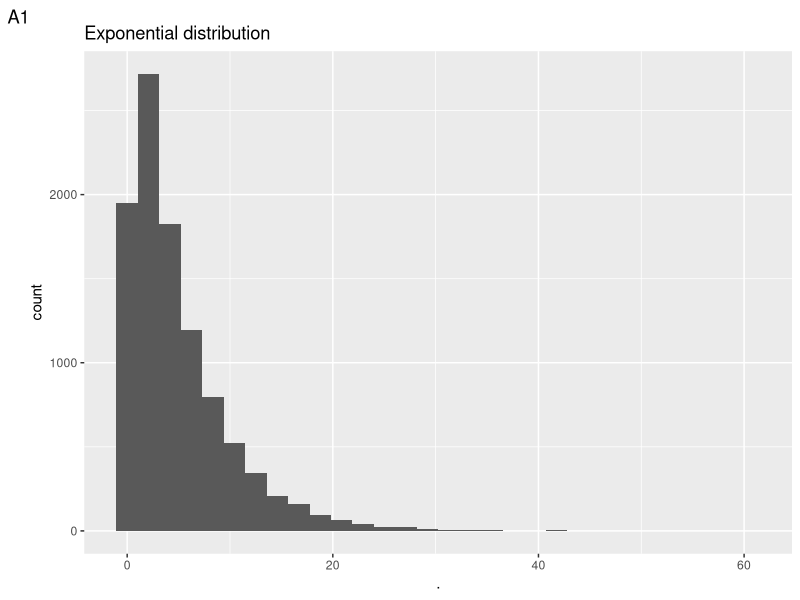
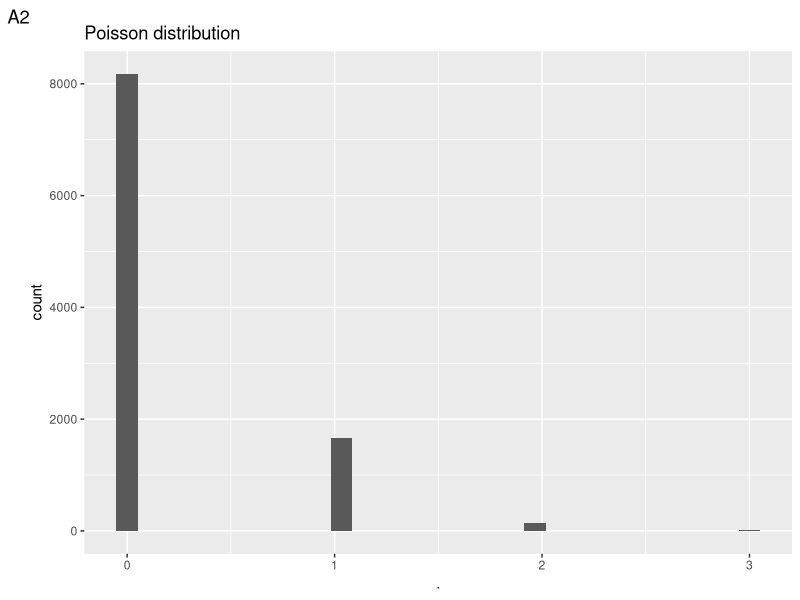
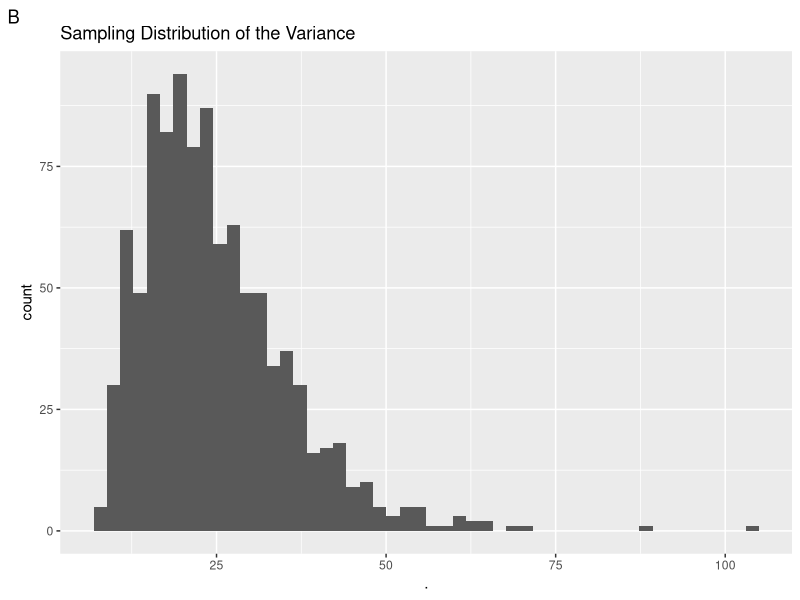
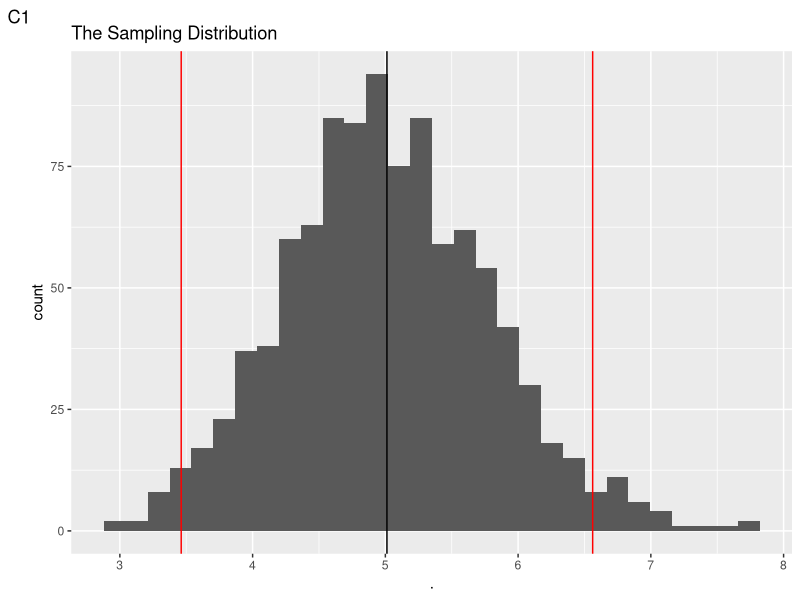
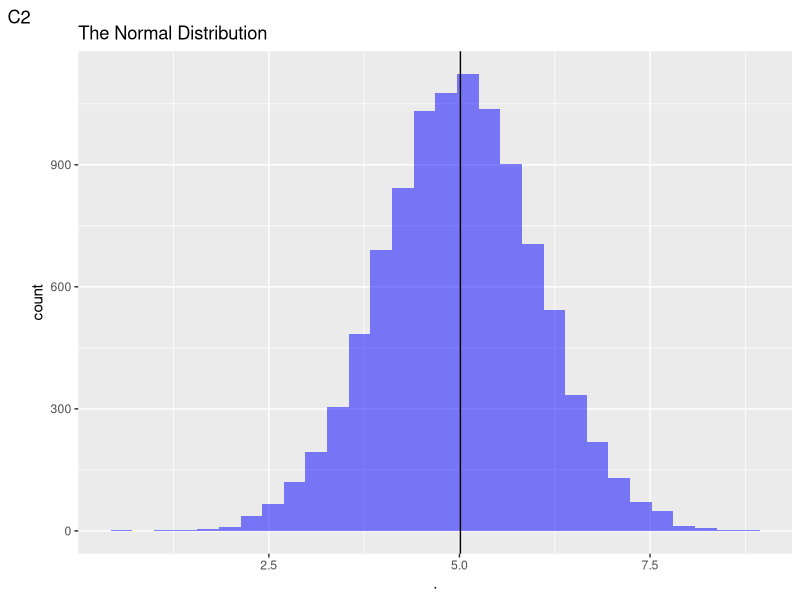
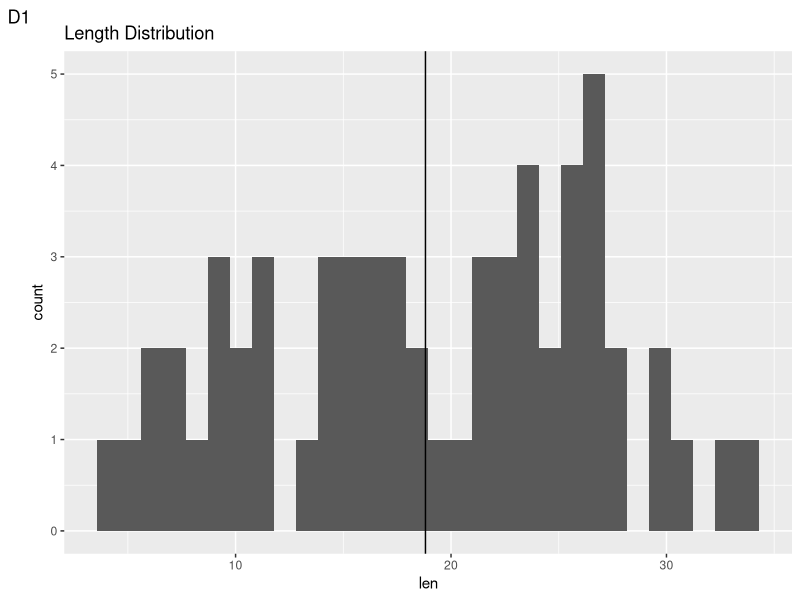
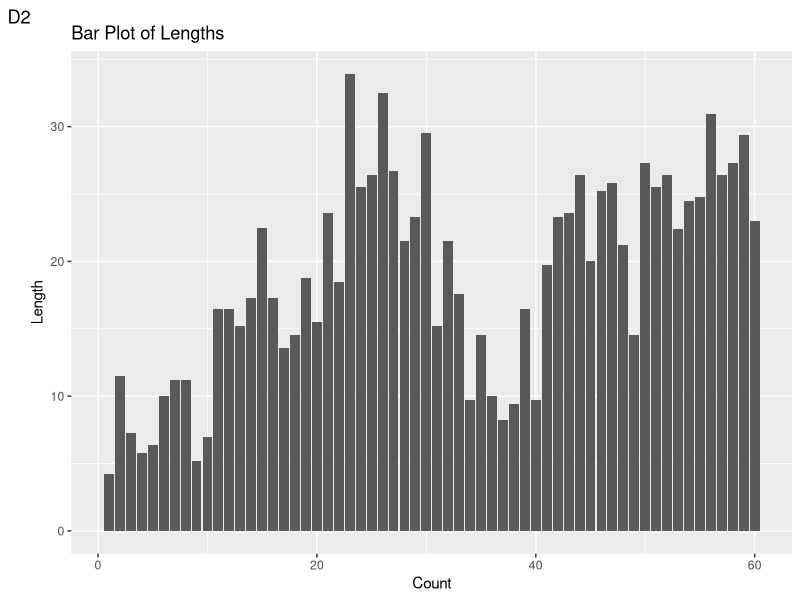
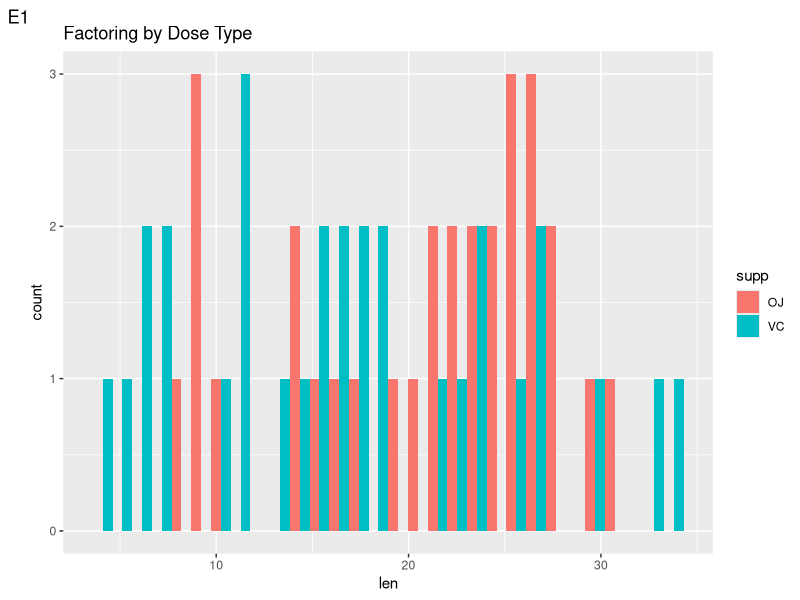

Write R code to recreate these figures, in order.
## ---- chunk 1
library(datasets)
library(dplyr)
library(magrittr)
library(ggplot2)

## ---- chunk 2
N = 10000
lambda = 0.2

rexp(N, lambda) %>% as.data.frame %>%
  ggplot(aes(.)) +
  geom_histogram() +
  labs(title = "Exponential distribution", tag = "A1")

rpois(N, lambda) %>% as.data.frame %>%
  ggplot(aes(.)) +
  geom_histogram() +
  labs(title = "Poisson distribution", tag = "A2")
## ---- chunk 3
set.seed(123)
lambda = 0.2

sample_of_means = replicate(1000, rexp(n = 40, lambda) %>% mean) %>%
                    as.data.frame
emp_mean = mean(sample_of_means$.)
emp_variance = var(sample_of_means$.)

## ---- chunk 4

replicate(1000, rexp(n = 40, lambda) %>% var) %>%
                    as.data.frame %>%
    ggplot(aes(.)) +
    geom_histogram(bins = 50) +
    labs(title = "Sampling Distribution of the Variance", tag = "B")

## ---- chunk 5
#Plotting
## Sample distribution
  ggplot(sample_of_means, aes(.)) +
    geom_histogram() +
    geom_vline(xintercept = emp_mean) +
    geom_vline(xintercept = emp_mean + c(2, -2) * sqrt(emp_variance), 
               col = "Red") +
    labs(title = "The Sampling Distribution", tag = "C1")
    

## Normal distribution
m = 10000  
rnorm(m, mean = 1/lambda, sd = 1) %>% as.data.frame %>%
  ggplot(aes(.)) +
  geom_histogram(fill = "Blue", alpha = 0.5) +
  geom_vline(xintercept = emp_mean) +
  labs(title = "The Normal Distribution", tag = "C2")
 
## ---- chunk 6
str(ToothGrowth)
table(ToothGrowth[, 2:3])
## ---- chunk 7
ggplot(ToothGrowth, aes(len)) +
  geom_histogram() +
  labs(title = "Length Distribution", tag = "D1") +
  geom_vline(xintercept = mean(ToothGrowth$len))

# Bar plot showing length pert tooth
ggplot(ToothGrowth, 
       aes(y = len, x = 1:nrow(ToothGrowth))
       ) +
  geom_bar(stat = "identity") +
  labs(title = "Bar Plot of Lengths", tag = "D2") +
  xlab("Count") +
  ylab("Length")


## ---- chunk 8
#Making dose a factor type variable
ToothGrowth = mutate(ToothGrowth, dose = as.factor(dose))

# Factoring by supp
  ggplot(ToothGrowth, aes(len, fill = supp)) +
    geom_histogram(position = "dodge") +
    labs(title = "Factoring by Dose Type", tag = "E1")

# Factoring by dose
  ggplot(ToothGrowth, aes(len, fill = dose)) +
    geom_histogram(position = "dodge") +
    labs(title = "Factoring by Dose Level", tag = "E2")

## ---- chunk 9
oj = filter(ToothGrowth, supp == "OJ") # Oeange juice group
vc = filter(ToothGrowth, supp == "VC") # Vitamin C group

# t.test returns a named list
## We can reference each of these elements
alt = "two.sided"
t_test =  t.test(vc$len, oj$len, paired = TRUE, var.equal = TRUE, 
                 conf.level = .95, alternative = alt
       )

## ---- chunk 10
# Visualizing
  p = rt(10000, df = t_test$parameter, ncp = t_test$estimate) %>% 
    as.data.frame %>%
  
    ggplot(aes(.)) +
      geom_histogram(bins = 50, alpha = 0.5, fill = "Brown") +
      geom_vline(xintercept = (t_test$estimate + t_test$statistic), 
                 col="Blue") +
      geom_vline(xintercept = t_test$conf.int[1], size = 2) +
      labs(title = "T-Distribution", tag = "F2")

# Add text
annotation <- data.frame(
   x = c(-7.7, -4.4),
   y = c(1000, 1000),
   label = c("p-Value", "5% significance level")
)

p + geom_text(data=annotation, aes( x=x, y=y, label=label), 
           color="black" )
## ---- chunk 11
group_05 = filter(ToothGrowth, dose == "0.5")
group_1 = filter(ToothGrowth, dose == "1")
group_2 = filter(ToothGrowth, dose == "2")

test_21 = t.test(group_2$len, group_1$len, paired = TRUE, var.equal = TRUE)
test_205 = t.test(group_2$len, group_05$len, paired = TRUE, var.equal = TRUE)
test_105 = t.test(group_1$len, group_05$len, paired = TRUE, var.equal = TRUE)
